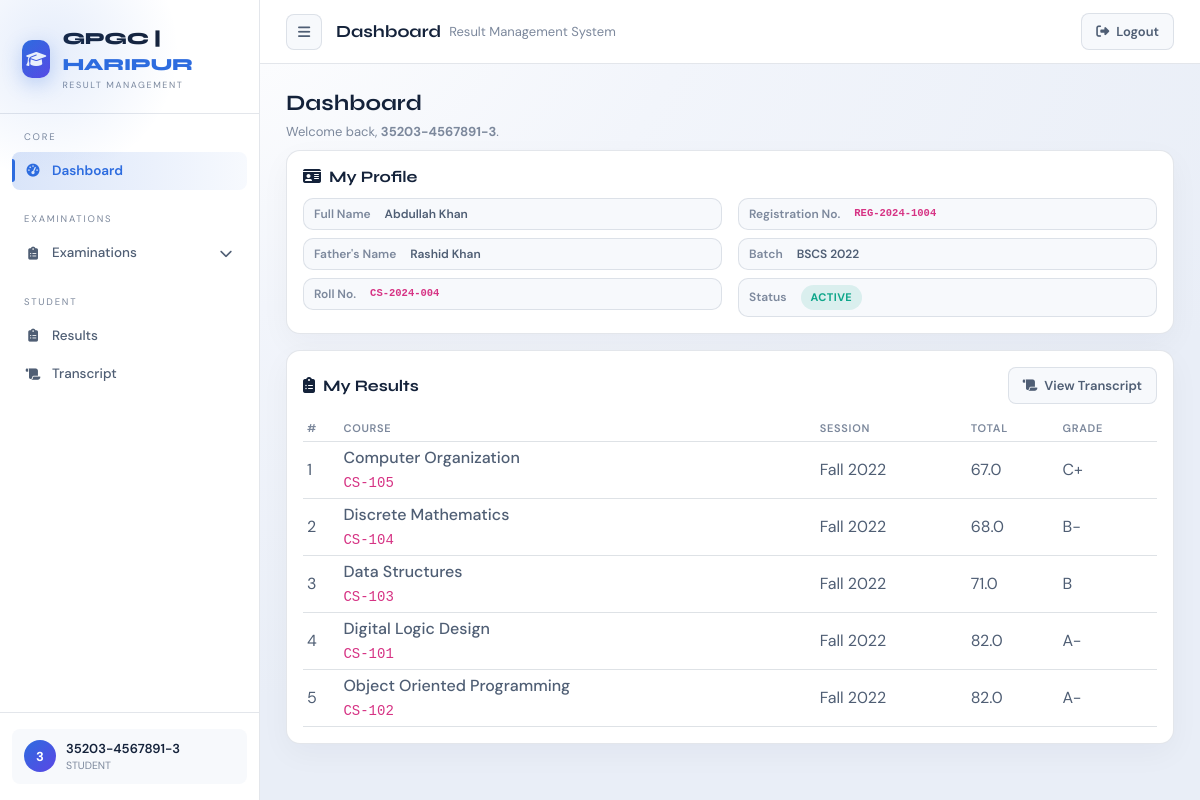
The page /accounts/dashboard/ (signed in) on the database its author committed.
### accounts/models.py (models this page shows, shortened)
class User(AbstractUser):
    department = models.ForeignKey(
        "academics.Department",
        on_delete=models.SET_NULL,
        null=True,
        blank=True,
        related_name="users"
    )
    is_locked = models.BooleanField(default=False)
    def in_group(self, name):
        return self.groups.filter(name=name).exists()
    def is_exam_officer(self):
        return self.in_group("EXAM_OFFICER")
    def is_dept_controller(self):
        return self.in_group("DEPT_CONTROLLER") or self.in_group("INTERNAL_EXAM_CONTROLLER")
    def is_student(self):
        return self.in_group("STUDENT")

### admission/models.py (models this page shows, shortened)
class Student(models.Model):
    user = models.OneToOneField(
        User,
        on_delete=models.CASCADE,
        related_name="student_profile"
    )
    full_name = models.CharField(max_length=255)
    father_name = models.CharField(max_length=255)
    date_of_birth = models.DateField()
    cnic = models.CharField(max_length=20, unique=True)
    roll_no = models.CharField(max_length=20, unique=True)
    registration_no = models.CharField(max_length=50)
    batch = models.ForeignKey(
        "academics.Batch",
        on_delete=models.CASCADE,
        related_name="students"
    )
    is_active = models.BooleanField(default=True)

### academics/models.py (models this page shows, shortened)
class Batch(models.Model):
    department = models.ForeignKey(
        Department,
        on_delete=models.CASCADE,
        related_name="batches"
    )
    title = models.CharField(max_length=100)  # e.g. "Batch 2024"
    name = models.CharField(max_length=100)  # e.g. "Computer Science Batch 2024"
    start_date = models.DateField()
    program = models.CharField(max_length=100)
    status = models.CharField(max_length=20, default="ACTIVE")
    def __str__(self):
        return f"{self.program} {self.start_date.year}"

class Session(models.Model):
    name = models.CharField(max_length=100)  # Fall 2024
    start_date = models.DateField()
    end_date = models.DateField()
    is_active = models.BooleanField(default=True)
    departments = models.ManyToManyField(
        Department,
        related_name="sessions",
        blank=True,
    )
    batches = models.ManyToManyField(
        Batch,
        related_name="sessions",
        blank=True,
    )

### results/models.py (models this page shows, shortened)
class Result(models.Model):
    class Meta:
        indexes = [
            models.Index(fields=["enrollment"]),
        ]
    enrollment = models.OneToOneField(
        "enrollments.Enrollment",
        on_delete=models.CASCADE,
        related_name="result"
    )
    total_marks = models.FloatField()
    grade = models.CharField(max_length=5)
    grade_point = models.FloatField()
    result_published = models.BooleanField(default=False)
    calculated_at = models.DateTimeField(auto_now=True)

### enrollments/models.py (models this page shows, shortened)
class Enrollment(models.Model):
    class Meta:
        unique_together = ("student", "course_offering")
        indexes = [
            models.Index(fields=["student"]),
            models.Index(fields=["course_offering"]),
        ]
    student = models.ForeignKey(
        "admission.Student",
        on_delete=models.CASCADE,
        related_name="enrollments"
    )
    course_offering = models.ForeignKey(
        "courses.CourseOffering",
        on_delete=models.CASCADE,
        related_name="enrollments"
    )
    date_enrolled = models.DateField(auto_now_add=True)
    class Meta:
        unique_together = ("student", "course_offering")

### courses/models.py (models this page shows, shortened)
class CourseOffering(models.Model):
    class Meta:
        unique_together = ("course", "semester", "session")
        indexes = [
            models.Index(fields=["semester"]),
            models.Index(fields=["session"]),
        ]
    course = models.ForeignKey(
        Course,
        on_delete=models.CASCADE,
        related_name="offerings"
    )
    semester = models.ForeignKey(
        "academics.Semester",
        on_delete=models.CASCADE,
        related_name="course_offerings"
    )
    session = models.ForeignKey(
        "academics.Session",
        on_delete=models.CASCADE,
        related_name="course_offerings"
    )
    instructor_name = models.CharField(max_length=200)

class Course(models.Model):
    COURSE_TYPE_CHOICES = [
        ("Core", "Core"),
        ("Elective", "Elective"),
    ]
    STATUS_CHOICES = [
        ("ACTIVE", "Active"),
        ("INACTIVE", "Inactive"),
    ]
    department = models.ForeignKey(
        "academics.Department",
        on_delete=models.CASCADE,
        related_name="courses"
    )
    course_code = models.CharField(max_length=20)
    course_title = models.CharField(max_length=255)
    credit_hours = models.IntegerField()
    course_type = models.CharField(max_length=20, choices=COURSE_TYPE_CHOICES)  # Core, Elective, etc.
    status = models.CharField(max_length=20, choices=STATUS_CHOICES, default="ACTIVE")

### accounts/views.py (the view)
# urls.py: path("dashboard/", views.dashboard, name="dashboard"),
@login_required(login_url="accounts:login_page")
@never_cache
def dashboard(request):
    from academics.models import Department, Batch, Session
    from results.models import Result
    student_profile = None
    student_results = []
    student_cgpa = None
    dept_count = batch_count = session_count = student_count = 0
    if request.user.is_student():
        try:
            student_profile = request.user.student_profile
        except Student.DoesNotExist:
            student_profile = None
        if student_profile:
            student_results = Result.objects.select_related(
                "enrollment",
                "enrollment__course_offering",
                "enrollment__course_offering__course",
                "enrollment__course_offering__session",
            ).filter(
                enrollment__student=student_profile,
                result_published=True,
            ).order_by("-calculated_at")[:6]
    if request.user.is_exam_officer() or request.user.is_dept_controller():
        dept_count = Department.objects.filter(is_active=True).count()
        batch_count = Batch.objects.filter(status="ACTIVE").count()
        session_count = Session.objects.filter(is_active=True).count()
        student_count = Student.objects.filter(is_active=True).count()
    is_student = request.user.is_student()
    is_exam_officer = request.user.is_exam_officer()
    context = {
        "student_profile": student_profile,
        "student_results": student_results,
        "student_cgpa": student_cgpa,
        "is_student": is_student,
        "is_exam_officer": is_exam_officer,
        "dept_count": dept_count,
        "batch_count": batch_count,
        "session_count": session_count,
        "student_count": student_count,
    }
    return render(request, "dashboard/index.html", context)

### accounts/permissions.py (called while the page is built)
def perm_codename(module, action):
    mapping = MODULE_PERMS.get(module)
    if not mapping:
        return None
    app_label, model = mapping
    action_code = ACTION_TO_CODENAME.get(action)
    if not action_code:
        return None
    return app_label, f"{action_code}_{model}"

def can(user, module, action):
    code = perm_codename(module, action)
    if not code:
        return False
    app_label, codename = code
    return user.has_perm(f"{app_label}.{codename}")

### accounts/templatetags/permissions_tags.py (called while the page is built)
@register.simple_tag
def can(user, module, action):
    return can_check(user, module, action)

### templates/dashboard/index.html (shortened to what this page needs)
{% extends 'dashboard/layout.html' %}
{% block topbar_display %}Dashboard{% endblock %}
{% block dashboard_content %}
<div class="rms-page-head">
    <h2>Dashboard</h2>
    <p>Welcome back, <strong>{{ request.user.get_full_name|default:request.user.username }}</strong>.</p>
</div>
{% if student_profile %}
<div class="rms-card">
    <div class="section-head">
        <h3><i class="fas fa-id-card me-2"></i>My Profile</h3>
    </div>
    <div class="row g-3">
        <div class="col-md-6">
            <div class="d-flex flex-column gap-2">
                <div class="badge-soft"><span class="rms-muted me-2">Full Name</span> {{ student_profile.full_name }}</div>
                <div class="badge-soft"><span class="rms-muted me-2">Father's Name</span> {{ student_profile.father_name }}</div>
                <div class="badge-soft"><span class="rms-muted me-2">Roll No.</span> <code>{{ student_profile.roll_no }}</code></div>
            </div>
        </div>
        <div class="col-md-6">
            <div class="d-flex flex-column gap-2">
                <div class="badge-soft"><span class="rms-muted me-2">Registration No.</span> <code>{{ student_profile.registration_no }}</code></div>
                <div class="badge-soft"><span class="rms-muted me-2">Batch</span> {{ student_profile.batch }}</div>
                <div class="badge-soft">
                    <span class="rms-muted me-2">Status</span>
                    {% if student_profile.is_active %}
                    <span class="chip green">Active</span>
                    {% else %}
                    <span class="chip red">Inactive</span>
                    {% endif %}
                </div>
            </div>
        </div>
    </div>
</div>
<div class="rms-card mt-3">
    <div class="section-head">
        <h3><i class="fas fa-clipboard-list me-2"></i>My Results</h3>
        <a class="btn btn-ghost btn-sm" href="{% url 'transcripts:my_transcript' %}">
            <i class="fas fa-scroll"></i> View Transcript
        </a>
    </div>
    <div class="rms-table-wrap">
        <table class="table table-sm align-middle rms-table mb-0">
            <thead>
                <tr>
                    <th>#</th>
                    <th>Course</th>
                    <th>Session</th>
                    <th>Total</th>
                    <th>Grade</th>
                </tr>
            </thead>
            <tbody>
                {% for r in student_results %}
                <tr>
                    <td>{{ forloop.counter }}</td>
                    <td>
                        <div class="fw-500">{{ r.enrollment.course_offering.course.course_title }}</div>
                        <div class="rms-muted"><code>{{ r.enrollment.course_offering.course.course_code }}</code></div>
                    </td>
                    <td>{{ r.enrollment.course_offering.session.name }}</td>
                    <td>{{ r.total_marks }}</td>
                    <td>{{ r.grade }}</td>
                </tr>
                {% endfor %}
            </tbody>
        </table>
    </div>
</div>
{% endif %}
{% endblock %}

### templates/dashboard/layout.html (shortened to what this page needs)
{% extends "base.html" %}
{% load permissions_tags %}
{% block content %}
{% with path=request.path %}
<div class="app-shell" id="appShell">
    <aside class="sidebar">
        <div class="logo-area">
            <div class="logo-icon"><i class="fas fa-graduation-cap"></i></div>
            <div>
                <div class="logo-text">GPGC | <span>HARIPUR</span></div>
                <div class="logo-sub">Result Management</div>
            </div>
        </div>
        <div class="sidebar-nav">
        <div class="nav-section">
            <div class="nav-label">Core</div>
            <a class="nav-item{% if '/accounts/dashboard/' in path %} active{% endif %}"
                href="{% url 'accounts:dashboard' %}">
                <i class="fas fa-gauge-high"></i> Dashboard
            </a>
        </div>
        {% can request.user "BATCHES" "read" as can_batches %}
        {% can request.user "SESSIONS" "read" as can_sessions %}
        {% can request.user "SEMESTERS" "read" as can_semesters %}
        {% can request.user "COURSES" "read" as can_courses %}
        {% can request.user "COURSE_OFFERINGS" "read" as can_offerings %}
        {% can request.user "ENROLLMENTS" "read" as can_enrollments %}
        {% can request.user "STUDENTS" "read" as can_students %}
        {% can request.user "EXAMS" "read" as can_exams %}
        {% can request.user "RESULTS" "read" as can_results %}
        {% if can_exams or can_results %}
        <div class="nav-section">
            <div class="nav-label">Examinations</div>
            <div class="nav-group">
                <div class="nav-item nav-toggle" data-toggle="exams-menu">
                    <span style="display:flex;align-items:center;gap:10px;">
                        <i class="fas fa-clipboard-list"></i> Examinations
                    </span>
                    <i class="fas fa-chevron-down nav-caret"></i>
                </div>
            </div>
        </div>
        {% endif %}
        {% if request.user.is_student %}
        <div class="nav-section">
            <div class="nav-label">Student</div>
            <a class="nav-item{% if '/results/' in path %} active{% endif %}"
                href="{% url 'results:my_results' %}">
                <i class="fas fa-clipboard-list"></i> Results
            </a>
            <a class="nav-item{% if '/transcripts/my/' in path %} active{% endif %}"
                href="{% url 'transcripts:my_transcript' %}">
                <i class="fas fa-scroll"></i> Transcript
            </a>
        </div>
        {% endif %}
        </div>
        <div class="sidebar-footer">
            <div class="user-card">
                <div class="user-avatar">{{ request.user.username|first|upper }}</div>
                <div style="flex:1;overflow:hidden;">
                    <div class="user-name">{{ request.user.username }}</div>
                    <div class="user-role">
                        {% for g in request.user.groups.all %}
                        {{ g.name }}{% if not forloop.last %}, {% endif %}
                        {% empty %}
                        —
                        {% endfor %}
                    </div>
                </div>
            </div>
        </div>
    </aside>
    <div class="main">
        <div class="topbar">
            <button class="top-btn" type="button" id="sidebarToggle" aria-label="Toggle sidebar">
                <i class="fas fa-bars"></i>
            </button>
            <div class="topbar-title">
                {% block topbar_display %}{% endblock %}
                <span>Result Management System</span>
            </div>
            <div class="topbar-actions">
                <a class="btn btn-ghost" href="{% url 'accounts:logout' %}">
                    <i class="fas fa-right-from-bracket"></i> Logout
                </a>
            </div>
        </div>
        <div class="content">
            {% block dashboard_content %}{% endblock %}
        </div>
    </div>
</div>
{% endwith %}
{% endblock %}

### templates/base.html (shortened to what this page needs)
{% load static %}
<!DOCTYPE html>
<html lang="en">
<head>
    <link rel="stylesheet" href="https://cdnjs.cloudflare.com/ajax/libs/font-awesome/6.5.0/css/all.min.css">
    <link href="https://cdn.jsdelivr.net/npm/bootstrap@5.3.0/dist/css/bootstrap.min.css" rel="stylesheet">
    <link href="{% static 'css/base.css' %}" rel="stylesheet">
</head>
<body class="rms-body">
    {% block content %}{% endblock %}
</body>
</html>

### rows shown on the page
User: user.username|first "3", user.username "35203-4567891-3", user.get_full_name "35203-4567891-3"
Student: full_name "Abdullah Khan", father_name "Rashid Khan", roll_no "CS-2024-004", registration_no "REG-2024-1004", batch "BSCS 2022"
Result: enrollment.course_offering.course.course_title "Computer Organization", enrollment.course_offering.course.course_code "CS-105", enrollment.course_offering.session.name "Fall 2022", total_marks "67.0", grade "C+"
Result: enrollment.course_offering.course.course_title "Discrete Mathematics", enrollment.course_offering.course.course_code "CS-104", enrollment.course_offering.session.name "Fall 2022", total_marks "68.0", grade "B-"
Result: enrollment.course_offering.course.course_title "Data Structures", enrollment.course_offering.course.course_code "CS-103", enrollment.course_offering.session.name "Fall 2022", total_marks "71.0", grade "B"
Result: enrollment.course_offering.course.course_title "Digital Logic Design", enrollment.course_offering.course.course_code "CS-101", enrollment.course_offering.session.name "Fall 2022", total_marks "82.0", grade "A-"
Result: enrollment.course_offering.course.course_title "Object Oriented Programming", enrollment.course_offering.course.course_code "CS-102", enrollment.course_offering.session.name "Fall 2022", total_marks "82.0", grade "A-"

### other values the page prints
{{ g.name }} "STUDENT"
